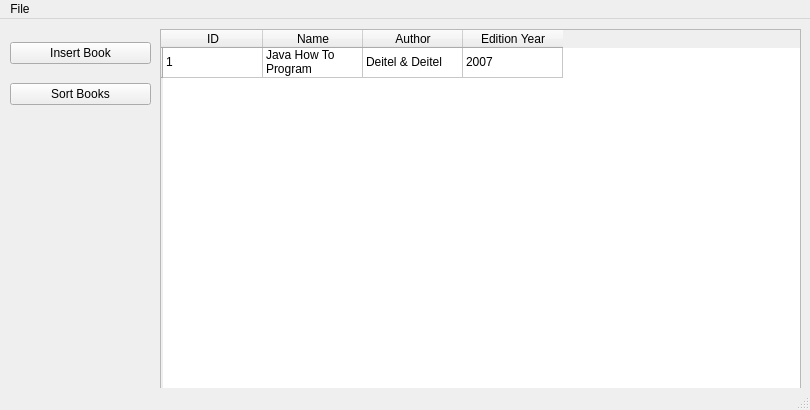
<?xml version="1.0" encoding="UTF-8"?>
<ui version="4.0">
 <class>main_window</class>
 <widget class="QMainWindow" name="main_window">
  <property name="geometry">
   <rect>
    <x>0</x>
    <y>0</y>
    <width>810</width>
    <height>410</height>
   </rect>
  </property>
  <property name="maximumSize">
   <size>
    <width>810</width>
    <height>410</height>
   </size>
  </property>
  <property name="windowTitle">
   <string>MainWindow</string>
  </property>
  <property name="autoFillBackground">
   <bool>false</bool>
  </property>
  <widget class="QWidget" name="centralwidget">
   <widget class="QTableWidget" name="books_table">
    <property name="geometry">
     <rect>
      <x>160</x>
      <y>10</y>
      <width>641</width>
      <height>361</height>
     </rect>
    </property>
    <row>
     <property name="text">
      <string/>
     </property>
    </row>
    <column>
     <property name="text">
      <string>ID</string>
     </property>
    </column>
    <column>
     <property name="text">
      <string>Name</string>
     </property>
    </column>
    <column>
     <property name="text">
      <string>Author</string>
     </property>
    </column>
    <column>
     <property name="text">
      <string>Edition Year</string>
     </property>
    </column>
    <item row="0" column="0">
     <property name="text">
      <string>1</string>
     </property>
    </item>
    <item row="0" column="1">
     <property name="text">
      <string>Java How To Program	</string>
     </property>
    </item>
    <item row="0" column="2">
     <property name="text">
      <string>Deitel &amp; Deitel	</string>
     </property>
    </item>
    <item row="0" column="3">
     <property name="text">
      <string>2007</string>
     </property>
    </item>
   </widget>
   <widget class="QWidget" name="verticalLayoutWidget">
    <property name="geometry">
     <rect>
      <x>10</x>
      <y>10</y>
      <width>141</width>
      <height>91</height>
     </rect>
    </property>
    <layout class="QVBoxLayout" name="verticalLayout">
     <item>
      <widget class="QPushButton" name="new_book_button">
       <property name="text">
        <string>Insert Book</string>
       </property>
      </widget>
     </item>
     <item>
      <widget class="QPushButton" name="sort_books_button">
       <property name="text">
        <string>Sort Books</string>
       </property>
      </widget>
     </item>
    </layout>
   </widget>
  </widget>
  <widget class="QMenuBar" name="menubar">
   <property name="geometry">
    <rect>
     <x>0</x>
     <y>0</y>
     <width>810</width>
     <height>26</height>
    </rect>
   </property>
   <widget class="QMenu" name="menuLoad_Books">
    <property name="title">
     <string>File</string>
    </property>
    <addaction name="load_books"/>
   </widget>
   <addaction name="menuLoad_Books"/>
  </widget>
  <widget class="QStatusBar" name="statusbar"/>
  <action name="load_books">
   <property name="text">
    <string>Load Books</string>
   </property>
  </action>
 </widget>
 <resources/>
 <connections/>
</ui>
